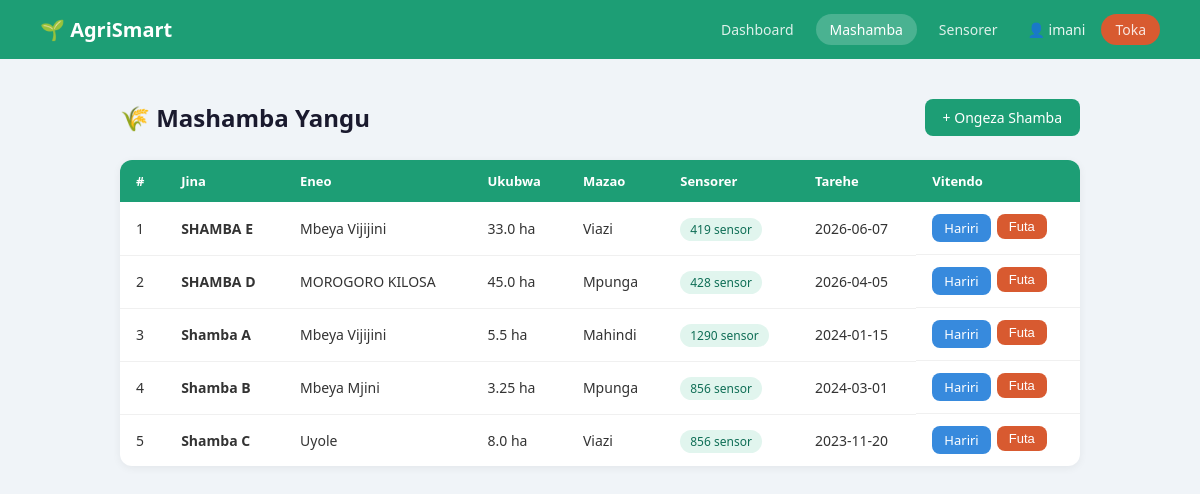
Page /mashamba (signed in) on the committed database.
### tables this page shows
CREATE TABLE mashamba (
            id INTEGER PRIMARY KEY AUTOINCREMENT,
            jina TEXT NOT NULL,
            eneo TEXT NOT NULL,
            ukubwa_hekta REAL NOT NULL,
            aina_mazao TEXT NOT NULL,
            tarehe_ilianzishwa TEXT NOT NULL,
            created_at TIMESTAMP DEFAULT CURRENT_TIMESTAMP
        );

### routes/shamba.py (the view)
@shamba_bp.route('/mashamba')
def mashamba():
    check = login_required()
    if check: return check
    db = get_db()
    cursor = db.cursor()
    cursor.execute('''
        SELECT m.*, COUNT(s.id) as idadi_sensorer
        FROM mashamba m
        LEFT JOIN sensorer s ON m.id = s.shamba_id
        GROUP BY m.id
        ORDER BY m.created_at DESC
    ''')
    mashamba_yote = cursor.fetchall()
    db.close()
    return render_template('mashamba.html', mashamba=mashamba_yote)

### database.py (called while the page is built)
def get_db():
    conn = sqlite3.connect(DATABASE)
    conn.row_factory = sqlite3.Row
    return conn

### routes/shamba.py (called while the page is built)
def login_required():
    if 'mtumiaji_id' not in session:
        flash('Ingia kwanza!', 'hatari')
        return redirect(url_for('auth.login'))
    return None

### templates/mashamba.html (shortened to what this page needs)
<!DOCTYPE html>
<html lang="sw">
<head>
    <link rel="stylesheet" href="{{ url_for('static', filename='style.css') }}">
</head>
<body>
    <nav class="navbar">
        <div class="nav-brand">🌱 AgriSmart</div>
        <div class="nav-links">
            <a href="{{ url_for('dashboard.dashboard') }}">Dashboard</a>
            <a href="{{ url_for('shamba.mashamba') }}" class="active">Mashamba</a>
            <a href="{{ url_for('sensor.sensorer') }}">Sensorer</a>
            <span class="nav-user">👤 {{ session.mtumiaji_jina }}</span>
            <a href="{{ url_for('auth.logout') }}" class="btn btn-sm btn-delete">Toka</a>
        </div>
    </nav>
    <div class="container">
        <div class="page-header">
            <h1>🌾 Mashamba Yangu</h1>
            <a href="{{ url_for('shamba.ongeza_shamba') }}" class="btn btn-primary">+ Ongeza Shamba</a>
        </div>
        <table class="table">
            <thead>
                <tr>
                    <th>#</th><th>Jina</th><th>Eneo</th><th>Ukubwa</th>
                    <th>Mazao</th><th>Sensorer</th><th>Tarehe</th><th>Vitendo</th>
                </tr>
            </thead>
            <tbody>
                {% for s in mashamba %}
                <tr>
                    <td>{{ loop.index }}</td>
                    <td><strong>{{ s.jina }}</strong></td>
                    <td>{{ s.eneo }}</td>
                    <td>{{ s.ukubwa_hekta }} ha</td>
                    <td>{{ s.aina_mazao }}</td>
                    <td><span class="badge">{{ s.idadi_sensorer }} sensor</span></td>
                    <td>{{ s.tarehe_ilianzishwa }}</td>
                    <td class="actions">
                        <a href="{{ url_for('shamba.hariri_shamba', id=s.id) }}" class="btn btn-sm btn-edit">Hariri</a>
                        <form method="POST" action="{{ url_for('shamba.futa_shamba', id=s.id) }}"
                              onsubmit="return confirm('Futa shamba hili?')">
                            <button type="submit" class="btn btn-sm btn-delete">Futa</button>
                        </form>
                    </td>
                </tr>
                {% else %}
                <tr>
                    <td colspan="8" style="text-align:center;padding:30px;color:#888;">
                        Hakuna mashamba. <a href="{{ url_for('shamba.ongeza_shamba') }}">Ongeza la kwanza!</a>
                    </td>
                </tr>
                {% endfor %}
            </tbody>
        </table>
    </div>
</body>
</html>

### static/style.css (style rules this page uses)
* { box-sizing: border-box; margin: 0; padding: 0; }
body { font-family: 'Segoe UI', sans-serif; background: #f0f4f8; color: #333; background-image: url("ima.png"); }
.navbar { background: #1D9E75; padding: 14px 40px; display: flex; justify-content: space-between; align-items: center; }
.nav-brand { color: #fff; font-size: 20px; font-weight: 700; }
.nav-links { display: flex; align-items: center; gap: 8px; }
.nav-links a { color: rgba(255,255,255,0.85); text-decoration: none; padding: 6px 14px; border-radius: 20px; font-size: 14px; transition: background 0.2s; }
.nav-links a:hover, .nav-links a.active { background: rgba(255,255,255,0.2); color: #fff; }
.nav-user { color: rgba(255,255,255,0.9); font-size: 14px; margin: 0 8px; }
.container { max-width: 1000px; margin: 40px auto; padding: 0 20px; }
.page-header { display: flex; justify-content: space-between; align-items: center; margin-bottom: 24px; }
.page-header h1 { font-size: 24px; color: #1a1a2e; }
.btn { padding: 9px 18px; border-radius: 8px; border: none; cursor: pointer; font-size: 14px; text-decoration: none; display: inline-block; transition: opacity 0.2s; }
.btn-primary { background: #1D9E75; color: #fff; }
.btn-edit { background: #378ADD; color: #fff; }
.btn-delete { background: #D85A30; color: #fff; }
.btn-sm { padding: 5px 12px; font-size: 13px; }
.table { width: 100%; border-collapse: collapse; background: #fff; border-radius: 12px; overflow: hidden; box-shadow: 0 2px 8px rgba(0,0,0,0.06); }
.table th { background: #1D9E75; color: #fff; padding: 12px 16px; text-align: left; font-size: 13px; }
.table td { padding: 12px 16px; border-bottom: 1px solid #f0f0f0; font-size: 14px; }
.table tr:last-child td { border-bottom: none; }
.actions { display: flex; gap: 6px; }
.badge { background: #E1F5EE; color: #0F6E56; padding: 3px 10px; border-radius: 20px; font-size: 12px; font-weight: 500; }

### rows in the picture
mashamba: jina "SHAMBA E", eneo "Mbeya Vijijini", ukubwa_hekta "33.0", aina_mazao "Viazi", idadi_sensorer "419", tarehe_ilianzishwa "2026-06-07"
mashamba: jina "SHAMBA D", eneo "MOROGORO KILOSA", ukubwa_hekta "45.0", aina_mazao "Mpunga", idadi_sensorer "428", tarehe_ilianzishwa "2026-04-05"
mashamba: jina "Shamba A", eneo "Mbeya Vijijini", ukubwa_hekta "5.5", aina_mazao "Mahindi", idadi_sensorer "1290", tarehe_ilianzishwa "2024-01-15"
mashamba: jina "Shamba B", eneo "Mbeya Mjini", ukubwa_hekta "3.25", aina_mazao "Mpunga", idadi_sensorer "856", tarehe_ilianzishwa "2024-03-01"
mashamba: jina "Shamba C", eneo "Uyole", ukubwa_hekta "8.0", aina_mazao "Viazi", idadi_sensorer "856", tarehe_ilianzishwa "2023-11-20"

### other values in the picture
{{ session.mtumiaji_jina }} "imani"
